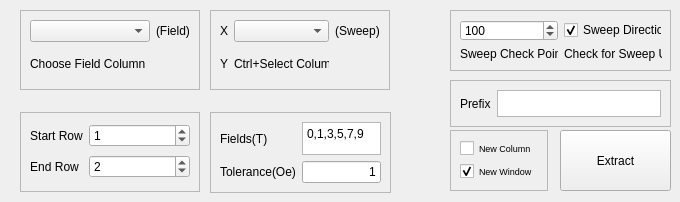
         <widget class="QWidget" name="tab_5">
          <attribute name="title">
           <string>MultiSwp@H</string>
          </attribute>
          <widget class="QFrame" name="frame_20">
           <property name="geometry">
            <rect>
             <x>20</x>
             <y>10</y>
             <width>180</width>
             <height>80</height>
            </rect>
           </property>
           <property name="frameShape">
            <enum>QFrame::Shape::StyledPanel</enum>
           </property>
           <property name="frameShadow">
            <enum>QFrame::Shadow::Raised</enum>
           </property>
           <layout class="QGridLayout" name="gridLayout_17">
            <item row="0" column="2">
             <widget class="QLabel" name="label_6">
              <property name="sizePolicy">
               <sizepolicy hsizetype="Fixed" vsizetype="Preferred">
                <horstretch>0</horstretch>
                <verstretch>0</verstretch>
               </sizepolicy>
              </property>
              <property name="text">
               <string>(Field)</string>
              </property>
             </widget>
            </item>
            <item row="2" column="0" colspan="2">
             <widget class="QLabel" name="label_Y_20">
              <property name="text">
               <string>Choose Field Column</string>
              </property>
              <property name="alignment">
               <set>Qt::AlignmentFlag::AlignLeading|Qt::AlignmentFlag::AlignLeft|Qt::AlignmentFlag::AlignVCenter</set>
              </property>
             </widget>
            </item>
            <item row="0" column="0" colspan="2">
             <widget class="QComboBox" name="comboExtractFieldCol"/>
            </item>
           </layout>
          </widget>
          <widget class="QFrame" name="frame_21">
           <property name="geometry">
            <rect>
             <x>210</x>
             <y>10</y>
             <width>180</width>
             <height>80</height>
            </rect>
           </property>
           <property name="frameShape">
            <enum>QFrame::Shape::StyledPanel</enum>
           </property>
           <property name="frameShadow">
            <enum>QFrame::Shadow::Raised</enum>
           </property>
           <layout class="QGridLayout" name="gridLayout_18">
            <item row="0" column="0">
             <widget class="QLabel" name="label_X_13">
              <property name="text">
               <string>X</string>
              </property>
              <property name="alignment">
               <set>Qt::AlignmentFlag::AlignCenter</set>
              </property>
             </widget>
            </item>
            <item row="0" column="1">
             <widget class="QComboBox" name="comboExtractXCol"/>
            </item>
            <item row="0" column="2">
             <widget class="QLabel" name="label_X_14">
              <property name="text">
               <string>(Sweep)</string>
              </property>
              <property name="alignment">
               <set>Qt::AlignmentFlag::AlignCenter</set>
              </property>
             </widget>
            </item>
            <item row="1" column="0">
             <widget class="QLabel" name="label_X_15">
              <property name="text">
               <string>Y</string>
              </property>
              <property name="alignment">
               <set>Qt::AlignmentFlag::AlignCenter</set>
              </property>
             </widget>
            </item>
            <item row="1" column="1">
             <widget class="QLabel" name="label_Y_24">
              <property name="text">
               <string>Ctrl+Select Columns</string>
              </property>
              <property name="alignment">
               <set>Qt::AlignmentFlag::AlignLeading|Qt::AlignmentFlag::AlignLeft|Qt::AlignmentFlag::AlignVCenter</set>
              </property>
             </widget>
            </item>
           </layout>
          </widget>
          <widget class="QFrame" name="frame_22">
           <property name="geometry">
            <rect>
             <x>450</x>
             <y>80</y>
             <width>221</width>
             <height>47</height>
            </rect>
           </property>
           <property name="frameShape">
            <enum>QFrame::Shape::StyledPanel</enum>
           </property>
           <property name="frameShadow">
            <enum>QFrame::Shadow::Raised</enum>
           </property>
           <layout class="QGridLayout" name="gridLayout_19">
            <item row="0" column="0">
             <widget class="QLabel" name="label_Y_25">
              <property name="text">
               <string>Prefix</string>
              </property>
              <property name="alignment">
               <set>Qt::AlignmentFlag::AlignLeading|Qt::AlignmentFlag::AlignLeft|Qt::AlignmentFlag::AlignVCenter</set>
              </property>
             </widget>
            </item>
            <item row="0" column="1">
             <widget class="QPlainTextEdit" name="editExtractPrefix">
              <property name="sizePolicy">
               <sizepolicy hsizetype="Fixed" vsizetype="Fixed">
                <horstretch>0</horstretch>
                <verstretch>0</verstretch>
               </sizepolicy>
              </property>
              <property name="undoRedoEnabled">
               <bool>false</bool>
              </property>
             </widget>
            </item>
           </layout>
          </widget>
          <widget class="QPushButton" name="btnExtractMultiSweep">
           <property name="geometry">
            <rect>
             <x>560</x>
             <y>130</y>
             <width>111</width>
             <height>61</height>
            </rect>
           </property>
           <property name="text">
            <string>Extract</string>
           </property>
          </widget>
          <widget class="QFrame" name="frame_23">
           <property name="geometry">
            <rect>
             <x>450</x>
             <y>130</y>
             <width>98</width>
             <height>61</height>
            </rect>
           </property>
           <property name="frameShape">
            <enum>QFrame::Shape::StyledPanel</enum>
           </property>
           <property name="frameShadow">
            <enum>QFrame::Shadow::Raised</enum>
           </property>
           <layout class="QVBoxLayout" name="verticalLayout_6">
            <item>
             <widget class="QCheckBox" name="checkExtractNewColumn">
              <property name="font">
               <font>
                <pointsize>7</pointsize>
               </font>
              </property>
              <property name="text">
               <string>New Column</string>
              </property>
              <property name="checked">
               <bool>false</bool>
              </property>
              <property name="tristate">
               <bool>false</bool>
              </property>
             </widget>
            </item>
            <item>
             <widget class="QCheckBox" name="checkExtractNewWindow">
              <property name="font">
               <font>
                <pointsize>7</pointsize>
               </font>
              </property>
              <property name="text">
               <string>New Window</string>
              </property>
              <property name="checked">
               <bool>true</bool>
              </property>
              <property name="tristate">
               <bool>false</bool>
              </property>
             </widget>
            </item>
           </layout>
          </widget>
          <widget class="QFrame" name="frame_24">
           <property name="geometry">
            <rect>
             <x>210</x>
             <y>112</y>
             <width>181</width>
             <height>81</height>
            </rect>
           </property>
           <property name="frameShape">
            <enum>QFrame::Shape::StyledPanel</enum>
           </property>
           <property name="frameShadow">
            <enum>QFrame::Shadow::Raised</enum>
           </property>
           <layout class="QGridLayout" name="gridLayout_20">
            <item row="1" column="1">
             <widget class="QLineEdit" name="editExtractTolerance">
              <property name="text">
               <string>1</string>
              </property>
              <property name="alignment">
               <set>Qt::AlignmentFlag::AlignRight|Qt::AlignmentFlag::AlignTrailing|Qt::AlignmentFlag::AlignVCenter</set>
              </property>
             </widget>
            </item>
            <item row="0" column="1">
             <widget class="QPlainTextEdit" name="editExtractFieldValues">
              <property name="sizePolicy">
               <sizepolicy hsizetype="Expanding" vsizetype="Fixed">
                <horstretch>0</horstretch>
                <verstretch>0</verstretch>
               </sizepolicy>
              </property>
              <property name="undoRedoEnabled">
               <bool>false</bool>
              </property>
              <property name="plainText">
               <string>0,1,3,5,7,9</string>
              </property>
             </widget>
            </item>
            <item row="0" column="0">
             <widget class="QLabel" name="label_Y_26">
              <property name="sizePolicy">
               <sizepolicy hsizetype="Fixed" vsizetype="Preferred">
                <horstretch>0</horstretch>
                <verstretch>0</verstretch>
               </sizepolicy>
              </property>
              <property name="text">
               <string>Fields(T)</string>
              </property>
              <property name="alignment">
               <set>Qt::AlignmentFlag::AlignLeading|Qt::AlignmentFlag::AlignLeft|Qt::AlignmentFlag::AlignVCenter</set>
              </property>
             </widget>
            </item>
            <item row="1" column="0">
             <widget class="QLabel" name="label_5">
              <property name="text">
               <string>Tolerance(Oe)</string>
              </property>
             </widget>
            </item>
           </layout>
          </widget>
          <widget class="QFrame" name="frame_25">
           <property name="geometry">
            <rect>
             <x>20</x>
             <y>112</y>
             <width>180</width>
             <height>80</height>
            </rect>
           </property>
           <property name="frameShape">
            <enum>QFrame::Shape::StyledPanel</enum>
           </property>
           <property name="frameShadow">
            <enum>QFrame::Shadow::Raised</enum>
           </property>
           <layout class="QGridLayout" name="gridLayout_21">
            <item row="0" column="0">
             <widget class="QLabel" name="label_Y_27">
              <property name="sizePolicy">
               <sizepolicy hsizetype="Fixed" vsizetype="Preferred">
                <horstretch>0</horstretch>
                <verstretch>0</verstretch>
               </sizepolicy>
              </property>
              <property name="text">
               <string>Start Row</string>
              </property>
              <property name="alignment">
               <set>Qt::AlignmentFlag::AlignCenter</set>
              </property>
             </widget>
            </item>
            <item row="0" column="1">
             <widget class="QSpinBox" name="spinExtractStart">
              <property name="sizePolicy">
               <sizepolicy hsizetype="Preferred" vsizetype="Fixed">
                <horstretch>0</horstretch>
                <verstretch>0</verstretch>
               </sizepolicy>
              </property>
              <property name="maximum">
               <number>999999999</number>
              </property>
              <property name="value">
               <number>1</number>
              </property>
             </widget>
            </item>
            <item row="1" column="0">
             <widget class="QLabel" name="label_Y_28">
              <property name="sizePolicy">
               <sizepolicy hsizetype="Fixed" vsizetype="Preferred">
                <horstretch>0</horstretch>
                <verstretch>0</verstretch>
               </sizepolicy>
              </property>
              <property name="text">
               <string>End Row</string>
              </property>
              <property name="alignment">
               <set>Qt::AlignmentFlag::AlignCenter</set>
              </property>
             </widget>
            </item>
            <item row="1" column="1">
             <widget class="QSpinBox" name="spinExtractEnd">
              <property name="sizePolicy">
               <sizepolicy hsizetype="Preferred" vsizetype="Fixed">
                <horstretch>0</horstretch>
                <verstretch>0</verstretch>
               </sizepolicy>
              </property>
              <property name="maximum">
               <number>999999999</number>
              </property>
              <property name="value">
               <number>2</number>
              </property>
             </widget>
            </item>
           </layout>
          </widget>
          <widget class="QFrame" name="frame_26">
           <property name="geometry">
            <rect>
             <x>450</x>
             <y>10</y>
             <width>221</width>
             <height>61</height>
            </rect>
           </property>
           <property name="frameShape">
            <enum>QFrame::Shape::StyledPanel</enum>
           </property>
           <property name="frameShadow">
            <enum>QFrame::Shadow::Raised</enum>
           </property>
           <layout class="QGridLayout" name="gridLayout_3">
            <item row="0" column="2">
             <widget class="QCheckBox" name="checkExtractSweepUp">
              <property name="text">
               <string>Sweep Direction</string>
              </property>
              <property name="checked">
               <bool>true</bool>
              </property>
             </widget>
            </item>
            <item row="0" column="0">
             <widget class="QSpinBox" name="spinExtractCheckWindow">
              <property name="maximum">
               <number>10000</number>
              </property>
              <property name="value">
               <number>100</number>
              </property>
             </widget>
            </item>
            <item row="1" column="0">
             <widget class="QLabel" name="label_7">
              <property name="text">
               <string>Sweep Check Points</string>
              </property>
             </widget>
            </item>
            <item row="1" column="2">
             <widget class="QLabel" name="label_8">
              <property name="text">
               <string>Check for Sweep Up</string>
              </property>
             </widget>
            </item>
           </layout>
          </widget>
         </widget>
